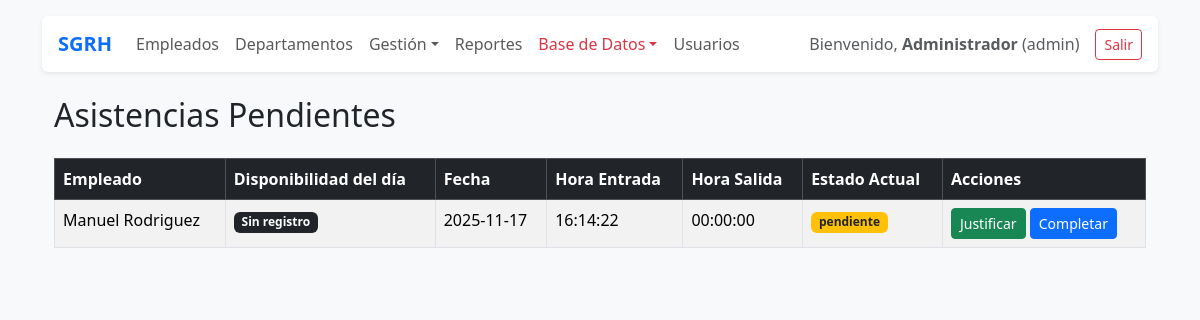
/public/?route=asistencias_pendientes (signed in), run on an earlier commit of the app's database.
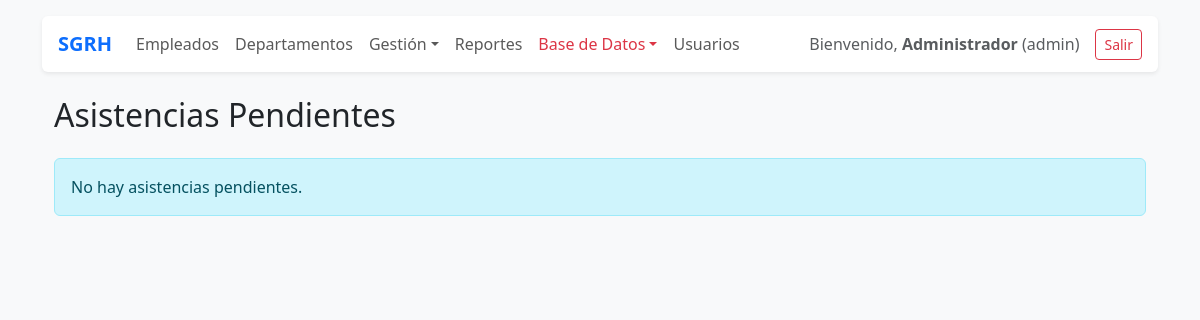
And on a later commit of the database.
### tables this page shows
CREATE TABLE `asistencias` (
  `id` int(11) NOT NULL AUTO_INCREMENT,
  `empleado_id` int(11) NOT NULL,
  `fecha` date NOT NULL,
  `hora_entrada` time DEFAULT NULL,
  `hora_salida` time DEFAULT NULL,
  `estado` enum('pendiente','completa','justificada') DEFAULT 'pendiente',
  `created_at` timestamp NOT NULL DEFAULT current_timestamp(),
  `updated_at` timestamp NOT NULL DEFAULT current_timestamp() ON UPDATE current_timestamp(),
  PRIMARY KEY (`id`),
  UNIQUE KEY `uq_asistencia_fecha` (`empleado_id`,`fecha`),
  CONSTRAINT `fk_asistencia_empleado` FOREIGN KEY (`empleado_id`) REFERENCES `empleados` (`id`) ON DELETE CASCADE ON UPDATE CASCADE
);

CREATE TABLE `empleados` (
  `id` int(11) NOT NULL AUTO_INCREMENT,
  `user_id` int(11) NOT NULL,
  `nombre` varchar(100) NOT NULL,
  `apellidos` varchar(150) NOT NULL,
  `genero` enum('masculino','femenino','otro') NOT NULL,
  `correo` varchar(150) NOT NULL,
  `curp` char(18) NOT NULL,
  `puesto` varchar(100) DEFAULT NULL,
  `departamento_id` int(11) NOT NULL,
  `estado` enum('activo','baja') NOT NULL DEFAULT 'activo',
  `created_at` timestamp NOT NULL DEFAULT current_timestamp(),
  `updated_at` timestamp NOT NULL DEFAULT current_timestamp() ON UPDATE current_timestamp(),
  PRIMARY KEY (`id`),
  UNIQUE KEY `correo` (`correo`),
  UNIQUE KEY `curp` (`curp`),
  KEY `fk_empleado_departamento` (`departamento_id`),
  CONSTRAINT `fk_empleado_departamento` FOREIGN KEY (`departamento_id`) REFERENCES `departamentos` (`id`) ON UPDATE CASCADE
);

### app/core/Controller.php (called while the page is built, shortened)
<?php
class Controller {
    protected function view(string $template, array $data = []) {
        extract($data);
        $viewPath = __DIR__ . '/../views/' . $template . '.php';
        include __DIR__ . '/../views/layout/header.php';
        include __DIR__ . '/../views/layout/nav.php';
        include $viewPath;
        include __DIR__ . '/../views/layout/footer.php';
    }
}

### app/controllers/AsistenciaController.php (called while the page is built, shortened)
<?php
require_once __DIR__ . '/../models/Asistencia.php';
require_once __DIR__ . '/../models/Disponibilidad.php';
class AsistenciaController extends Controller {
    public function pendientes() {
        $pendientes = Asistencia::getPendientes();
        return $this->view('asistencia/pendientes', compact('pendientes'));
    }
}

### app/models/Asistencia.php (called while the page is built, shortened)
<?php
class Asistencia {
    public static function getPendientes() {
        $db = Database::getInstance();
        $sql = "
            SELECT a.*, e.nombre, e.apellidos
            FROM asistencias a
            JOIN empleados e ON e.id = a.empleado_id
            WHERE a.estado = 'pendiente'
            ORDER BY a.fecha DESC
        ";
        return $db->query($sql)->fetchAll();
    }
}

### app/models/Disponibilidad.php (called while the page is built, shortened)
<?php
class Disponibilidad {
    public static function obtenerEstado($empleado_id, $fecha) {
        $db = Database::getInstance();
        $stmt = $db->prepare("
            SELECT estado
            FROM disponibilidades
            WHERE empleado_id = ? AND fecha = ?
        ");
        $stmt->execute([$empleado_id, $fecha]);
        $res = $stmt->fetch();
        return $res['estado'] ?? null;
    }
}

### app/views/asistencia/pendientes.php (the view, shortened to what this page needs)
<?php require_once __DIR__ . '/../layout/header.php'; ?>
<?php require_once __DIR__ . '/../layout/nav.php'; ?>
<div class="container mt-4">
    <h2 class="mb-4">Asistencias Pendientes</h2>
    <?php if (empty($pendientes)): ?>
        <div class="alert alert-info">No hay asistencias pendientes.</div>
    <?php else: ?>
    <div class="table-responsive">
        <table class="table table-bordered table-striped">
            <thead class="table-dark">
                <tr>
                    <th>Empleado</th>
                    <th>Disponibilidad del día</th>
                    <th>Fecha</th>
                    <th>Hora Entrada</th>
                    <th>Hora Salida</th>
                    <th>Estado Actual</th>
                    <th>Acciones</th>
                </tr>
            </thead>
            <tbody>
                <?php foreach ($pendientes as $a): ?>
                    <?php
                        $estadoDisp = Disponibilidad::obtenerEstado($a['empleado_id'], $a['fecha']);
                        $badges = [
                            'disponible' => 'success',
                            'ausente'    => 'danger',
                            'descanso'   => 'secondary',
                            'especial'   => 'info'
                        ];
                        $badgeColor = $badges[$estadoDisp] ?? 'dark';
                    ?>
                    <tr>
                        <td><?= $a['nombre'] . ' ' . $a['apellidos'] ?></td>
                        <td>
                            <?php if ($estadoDisp): ?>
                                <span class="badge bg-<?= $badgeColor ?>">
                                    <?= htmlspecialchars($estadoDisp) ?>
                                </span>
                            <?php else: ?>
                                <span class="badge bg-dark">Sin registro</span>
                            <?php endif; ?>
                        </td>
                        <td><?= $a['fecha'] ?></td>
                        <td><?= $a['hora_entrada'] ?></td>
                        <td><?= $a['hora_salida'] ?? '—' ?></td>
                        <td>
                            <span class="badge bg-warning text-dark">
                                <?= $a['estado'] ?>
                            </span>
                        </td>
                        <td>
                            <a href="/SGRH_PHP_MVC/public/?route=justificar_asistencia&id=<?= $a['id'] ?>"
                               class="btn btn-sm btn-success"
                               onclick="return confirm('¿Seguro que deseas justificar esta asistencia?');">
                                Justificar
                            </a>
                            <a href="/SGRH_PHP_MVC/public/?route=completar_asistencia&id=<?= $a['id'] ?>"
                               class="btn btn-sm btn-primary"
                               onclick="return confirm('¿Marcar como completa manualmente?');">
                                Completar
                            </a>
                        </td>
                    </tr>
                <?php endforeach; ?>
            </tbody>
        </table>
    </div>
    <?php endif; ?>
</div>

What changed in the data, as far as the page shows it:
no longer on this page (row edited): asistencias: empleado.nombre "Manuel", empleado.apellidos "Rodriguez", fecha "2025-11-17", hora_entrada "16:14:22", hora_salida "00:00:00", estado "pendiente"
Also different on the page:
text no longer shown: "Empleado Disponibilidad del día Fecha Hora Entrada Hora Salida Estado Actual Acciones"
text now shown: "No hay asistencias pendientes."
